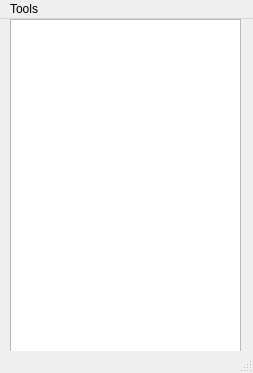
<?xml version="1.0" encoding="UTF-8"?>
<ui version="4.0">
 <class>MainWindow</class>
 <widget class="QMainWindow" name="MainWindow">
  <property name="geometry">
   <rect>
    <x>0</x>
    <y>0</y>
    <width>253</width>
    <height>373</height>
   </rect>
  </property>
  <property name="windowTitle">
   <string>Messenger</string>
  </property>
  <widget class="QWidget" name="centralwidget">
   <widget class="QListWidget" name="friends">
    <property name="geometry">
     <rect>
      <x>10</x>
      <y>0</y>
      <width>231</width>
      <height>341</height>
     </rect>
    </property>
   </widget>
  </widget>
  <widget class="QMenuBar" name="menubar">
   <property name="geometry">
    <rect>
     <x>0</x>
     <y>0</y>
     <width>253</width>
     <height>22</height>
    </rect>
   </property>
   <widget class="QMenu" name="menughdghgf">
    <property name="title">
     <string>Tools</string>
    </property>
    <addaction name="separator"/>
    <addaction name="separator"/>
    <addaction name="actionSet_username"/>
    <addaction name="actionAdd_user"/>
   </widget>
   <addaction name="menughdghgf"/>
  </widget>
  <widget class="QStatusBar" name="statusbar"/>
  <action name="actionSet_username">
   <property name="text">
    <string>Set username</string>
   </property>
  </action>
  <action name="actionAdd_user">
   <property name="text">
    <string>Add user</string>
   </property>
  </action>
 </widget>
 <resources/>
 <connections/>
</ui>
